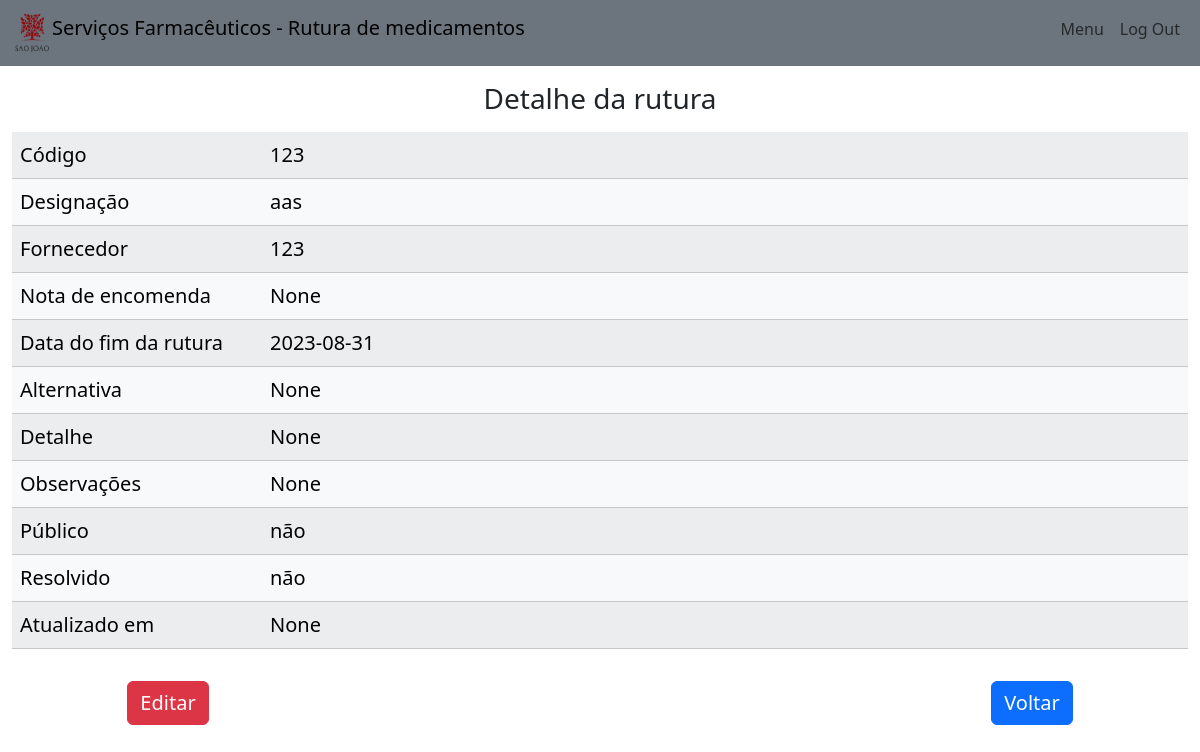
/details/8 (signed in), run on the app's committed database.
### tables this page shows
CREATE TABLE "ruts" (
	"id"	INTEGER,
	"code"	INTEGER,
	"desig"	TEXT,
	"forn"	TEXT,
	"order_nr"	INTEGER,
	"end_date"	TEXT,
	"last_date"	TEXT,
	"alternative"	TEXT,
	"detail"	TEXT,
	"obs"	TEXT,
	"created"	TEXT,
	"public"	TEXT DEFAULT 'false',
	"solved"	TEXT DEFAULT 'false',
	PRIMARY KEY("id" AUTOINCREMENT)
);

### main.py (the view)
@app.route('/details/<id>')
@login_required
def details(id):
    con = sql_open()
    cursor = con.cursor()
    cursor.execute("SELECT * FROM ruts WHERE id=?", (id,))
    data = cursor.fetchone()
    return render_template('details.html', data=data)

### helpers.py (called while the page is built)
def login_required(f):
    @wraps(f)
    def decorated_function(*args, **kwargs):
        if session['name'] is None:
            return redirect(url_for('login'))
        return f(*args, **kwargs)
    return decorated_function

### main.py (called while the page is built)
def sql_open():
    con = sql.connect('database.db')
    con.row_factory = sql.Row
    return con

### templates/details.html
{% extends 'home.html' %}
{% block main %}
<div class="container-fluid row mt-3 mx-auto">
    <h3 class="mb-3 text-center">Detalhe da rutura</h3>
    <table class="table table-light table-striped table-hover fs-5">
        <tbody>
            <tr>
                <td style="width:250px">Código</td>
                <td>{{ data['code'] }}</td>
            </tr>
            <tr>
                <td>Designação</td>
                <td>{{ data['desig'] }}</td>
            </tr>
            <tr>
                <td>Fornecedor</td>
                <td>{{ data['forn'] }}</td>
            </tr>
            <tr>
                <td>Nota de encomenda</td>
                <td>{{ data['order_nr'] }}</td>
            </tr>
            <tr>
                <td>Data do fim da rutura</td>
                <td>{{ data['end_date'] }}</td>
            </tr>
            <tr>
                <td>Alternativa</td>
                <td>{{ data['alternative'] }}</td>
            </tr>
            <tr>
                <td>Detalhe</td>
                <td>{{ data['detail'] }}</td>
            </tr>
            <tr>
                <td>Observações</td>
                <td>{{ data['obs'] }}</td>
            </tr>
            <tr>
                <td>Público</td>
                <td>{{ 'sim' if data['public'] == 'true' else 'não' }}</td>
            </tr>
            <tr>
                <td>Resolvido</td>
                <td>{{ 'sim' if data['solved'] == 'true' else 'não' }}</td>
            </tr>
            <tr>
                <td>Atualizado em</td>
                <td>{{ data['last_date'] }}</td>
            </tr>
        </tbody>
    </table>
    {% if get_flashed_messages() %}
    <div class="mt-3 mx-auto text-center row">
        <a href="{{ url_for('edit', id=data['id']) }}" class="col ms-auto"><button class="btn btn-danger fs-5">Editar</button></a>
        <div class="col-6"></div>
        <a href="{{ url_for('menu') }}" class="col me-auto"><button class="btn btn-primary fs-5">Voltar</button></a>
    </div>
    {% else %}
    <div class="mt-3 mx-auto text-center row">
        <a href="{{ url_for('edit', id=data['id']) }}" class="col ms-auto"><button class="btn btn-danger fs-5">Editar</button></a>
        <div class="col-6"></div>
        <a href="javascript:history.back()" class="col me-auto"><button class="btn btn-primary fs-5">Voltar</button></a>
    </div>
    {% endif %}
</div>
{% endblock main %}

### static/styles.css (style rules this page uses)
body, html { height: 100%; text-decoration: none; }

### data on the page
ruts: code "123", desig "aas", forn "123", end_date "2023-08-31", public "não", solved "não"

### other printed values
{{ data['order_nr'] }} "None"
{{ data['alternative'] }} "None"
{{ data['detail'] }} "None"
{{ data['obs'] }} "None"
{{ data['last_date'] }} "None"
